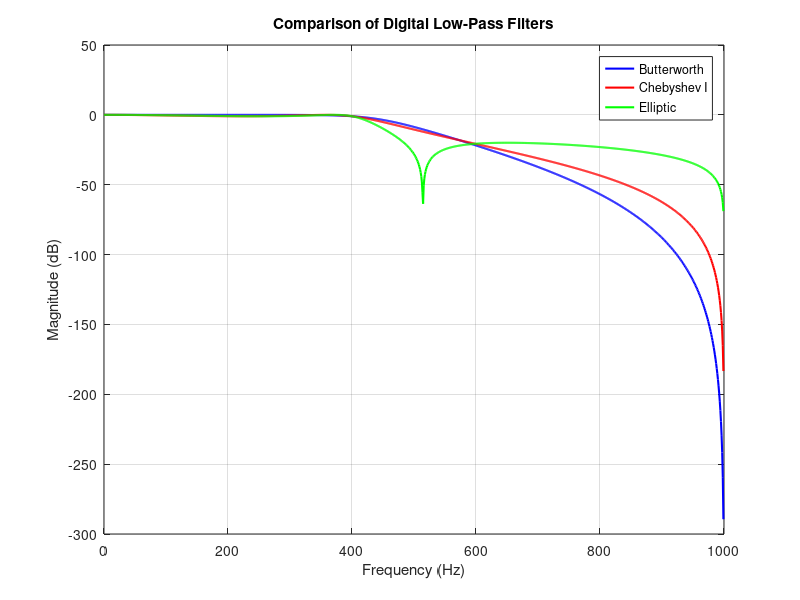

This chart was generated by the following MATLAB code:
clc; clear; close all;

% Filter specs
Fs = 2000;           % Sampling frequency
fp = 400; fs = 600;  % Passband and stopband edges (Hz)
Rp = 1; Rs = 20;     % Passband ripple and stopband attenuation (dB)

% Normalize frequencies (0 to 1, where 1 = Nyquist = Fs/2)
Wp = fp/(Fs/2);
Ws = fs/(Fs/2);


[N_butt, Wn_butt] = buttord(Wp, Ws, Rp, Rs);
[b_butt, a_butt] = butter(N_butt, Wn_butt);
[H_butt, f] = freqz(b_butt, a_butt, 1024, Fs);


[N_cheb, Wn_cheb] = cheb1ord(Wp, Ws, Rp, Rs);
[b_cheb, a_cheb] = cheby1(N_cheb, Rp, Wn_cheb);
[H_cheb, ~] = freqz(b_cheb, a_cheb, 1024, Fs);


[N_ellip, Wn_ellip] = ellipord(Wp, Ws, Rp, Rs);
[b_ellip, a_ellip] = ellip(N_ellip, Rp, Rs, Wn_ellip);
[H_ellip, ~] = freqz(b_ellip, a_ellip, 1024, Fs);


figure;
plot(f, 20*log10(abs(H_butt)), 'b', 'LineWidth', 1.5); hold on;
plot(f, 20*log10(abs(H_cheb)), 'r', 'LineWidth', 1.5);
plot(f, 20*log10(abs(H_ellip)), 'g', 'LineWidth', 1.5);
grid on;
xlabel('Frequency (Hz)');
ylabel('Magnitude (dB)');
title('Comparison of Digital Low-Pass Filters');
legend('Butterworth', 'Chebyshev I', 'Elliptic');
